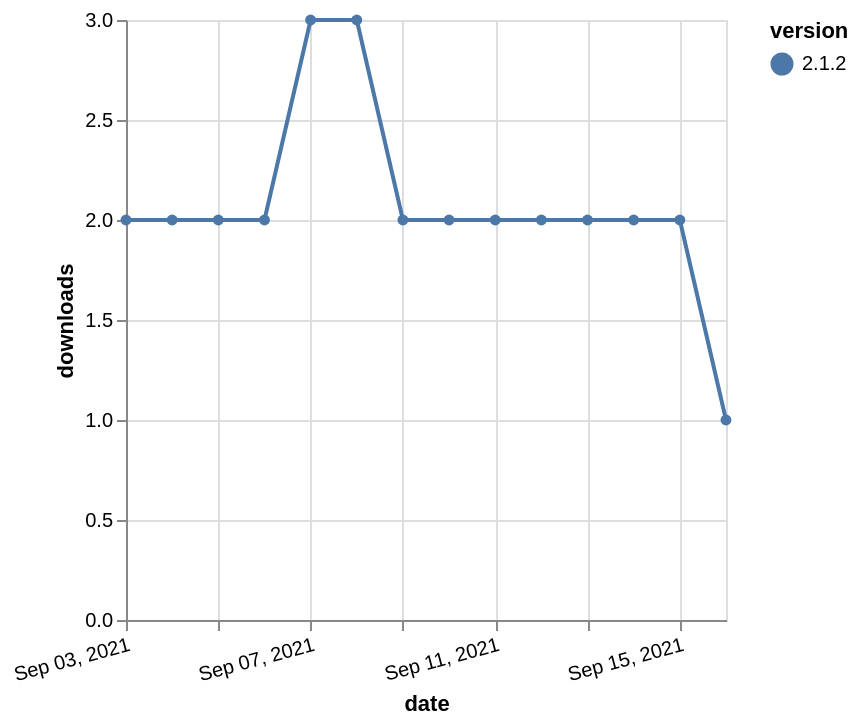

Vega-Lite specification stored for this chart:
### Vega-Lite specification from a JSON file in a GitHub repository (floating-point values rounded to 4 significant figures)
{"$schema": "https://vega.github.io/schema/vega-lite/v5.json", "description": "A simple bar chart with embedded data.", "data": {"values": [{"date": "2021-09-03", "total": 2509, "delta": 2, "version": "2.1.2"}, {"date": "2021-09-04", "total": 2511, "delta": 2, "version": "2.1.2"}, {"date": "2021-09-05", "total": 2513, "delta": 2, "version": "2.1.2"}, {"date": "2021-09-06", "total": 2515, "delta": 2, "version": "2.1.2"}, {"date": "2021-09-07", "total": 2518, "delta": 3, "version": "2.1.2"}, {"date": "2021-09-08", "total": 2521, "delta": 3, "version": "2.1.2"}, {"date": "2021-09-09", "total": 2523, "delta": 2, "version": "2.1.2"}, {"date": "2021-09-10", "total": 2525, "delta": 2, "version": "2.1.2"}, {"date": "2021-09-11", "total": 2527, "delta": 2, "version": "2.1.2"}, {"date": "2021-09-12", "total": 2529, "delta": 2, "version": "2.1.2"}, {"date": "2021-09-13", "total": 2531, "delta": 2, "version": "2.1.2"}, {"date": "2021-09-14", "total": 2533, "delta": 2, "version": "2.1.2"}, {"date": "2021-09-15", "total": 2535, "delta": 2, "version": "2.1.2"}, {"date": "2021-09-16", "total": 2536, "delta": 1, "version": "2.1.2"}]}, "width": "container", "mark": {"type": "line", "point": {"filled": true}}, "encoding": {"x": {"field": "date", "type": "temporal", "timeUnit": "yearmonthdate", "title": "date", "axis": {"labelAngle": -15}}, "y": {"field": "delta", "type": "quantitative", "title": "downloads"}, "color": {"field": "version", "type": "nominal"}, "tooltip": {"field": "delta"}}}
